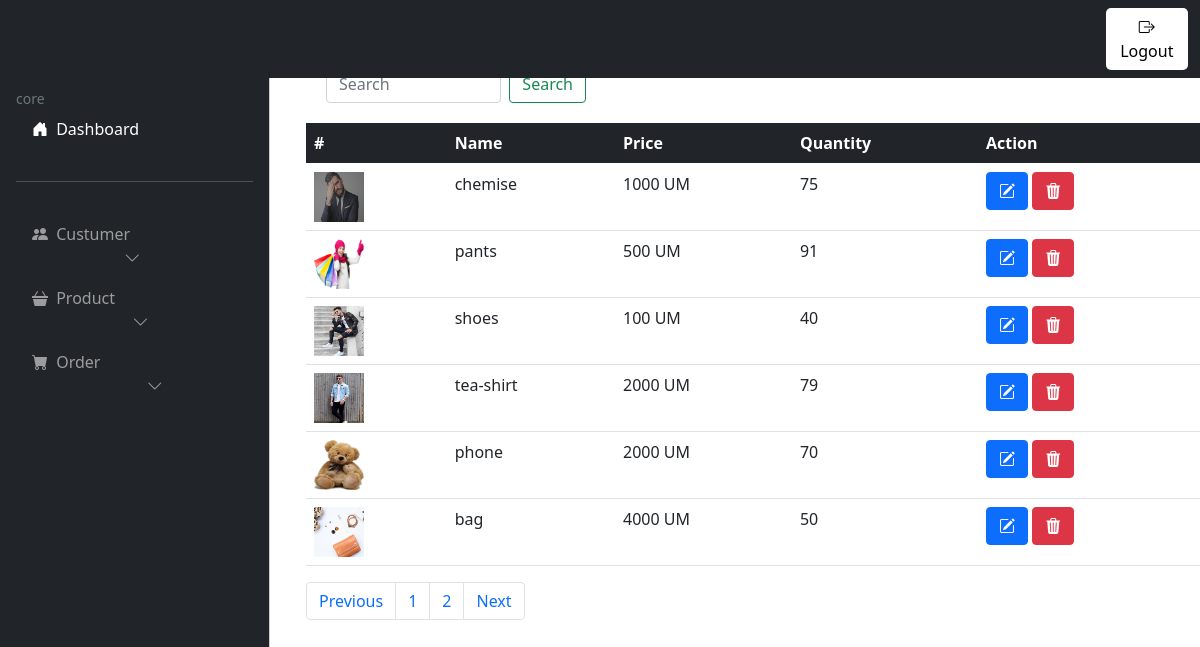
/Display-Product.php (signed in), run on the app's committed database.
### tables this page shows
CREATE TABLE IF NOT EXISTS `product` (
  `id` int NOT NULL AUTO_INCREMENT,
  `nom` varchar(100) NOT NULL,
  `price` varchar(100) NOT NULL,
  `quantite` varchar(100) NOT NULL,
  `images` varchar(150) NOT NULL,
  PRIMARY KEY (`id`)
);

### Display-Product.php (the view, shortened to what this page needs)
<?php require "navbar.php"?>
<head>
</head>
    <div class="col-lg-9">
          <div class="container">
              <form class="d-fle" Action="Display-Product.php" method="post">
                      <input class="form-control me-2" name="search" type="search" placeholder="Search" aria-label="Search">
                      <button class="btn btn-outline-success" name="submit" type="submit">Search</button>
                    </form>
              <table class="table">
                <thead class="table-dark">
                  <tr>
                    <th scope="col">#</th>
                    <th scope="col">Name</th>
                    <th scope="col">Price</th>
                    <th scope="col">Quantity</th>
                    <th scope="col">Action</th>
                  </tr>
                </thead>
                <tbody>
                  <?php
                  require "controller/connect.php";
                  if(isset($_POST['submit'])){
                      $search=$_POST['search'];
                      $req="SELECT*FROM product WHERE nom LIKE '%$search%'";
                      $res=$conx->query($req);
                      if($row=$res->fetch_assoc()){
                          ?>
                        <tr>
                  <td><img src="<?=$row['images']?>" alt="" width="50px" height="50px"></td>
                    <td><?=$row['nom']?></td>
                    <td><?=$row['price']?> UM</td>
                    <td><?=$row['quantite']?></td>
                    <td>
                    <a class="btn btn-primary" href="edit-product.php?id=<?=$row['id']?>"><i class="bi bi-pencil-square"></i></a>
                    <a class="btn btn-danger" onclick="confirmdelet(<?= $row['id'] ?>)"><i class="bi bi-trash3-fill"></i></a>
                  </td>
                  </tr>
                      <?php
                      }
                  }else{
                  $star= 0;
                  $end=6;
                  $r=$conx->query("SELECT*FROM product ");
                  $nb = $r->num_rows;
                  $page=ceil($nb/$end);
                  $req="SELECT*FROM product LIMIT $star,$end";
                  $res=$conx->query($req);
                  while($row=$res->fetch_assoc()){
                  ?>
                  <tr>
                  <td><img src="<?=$row['images']?>" alt="" width="50px" height="50px"></td>
                    <td><?=$row['nom']?></td>
                    <td><?=$row['price']?> UM</td>
                    <td><?=$row['quantite']?></td>
                    <td>
                    <a class="btn btn-primary" href="edit-product.php?id=<?=$row['id']?>"><i class="bi bi-pencil-square"></i></a>
                    <a class="btn btn-danger" onclick="confirmdelet(<?= $row['id'] ?>)"><i class="bi bi-trash3-fill"></i></a>
                  </td>
                  </tr>
                  <?php }} ?>
                </tbody>
              </table>
          </div>
          <nav aria-label="Page navigation example ">
  <ul class="pagination k">
  <?php if(isset($_GET["page-nr"]) && $_GET["page-nr"]>1){
      ?>
      <li class="page-item"><a class="page-link" href="?page-nr=<?= $_GET["page-nr"]-1 ?>">Previous</a></li>
  <?php
    }else{
      ?>
    <li class="page-item"><a class="page-link" href="#">Previous</a></li>
   <?php }
 ?>
    <?php
    for($i=1;$i<=$page;$i++){?>
      <li class="page-item"><a class="page-link" href="?page-nr=<?= $i ?>"><?= $i ?></a></li>
      <?php }
     ?>
    <?php if(!isset($_GET["page-nr"])){
      ?>
      <li class="page-item"><a class="page-link" href="?page-nr=2">Next</a></li>
  <?php
    }else{
      if($_GET["page-nr"]>=$page){
      ?>
    <li class="page-item"><a class="page-link" href="#">Next</a></li>
    <?php }else{
    ?>
      <li class="page-item"><a class="page-link" href="?page-nr=<?= $_GET["page-nr"] + 1 ?>">Next</a></li>
   <?php }}
 ?>
  </ul>
</nav>
</div>
</div>
</body>
</html>

### navbar.php (shortened to what this page needs)
<!DOCTYPE html>
<html lang="en">
<head>
    <link href="https://cdn.jsdelivr.net/npm/bootstrap@5.0.2/dist/css/bootstrap.min.css" rel="stylesheet">
    <link rel="stylesheet" href="https://cdn.jsdelivr.net/npm/bootstrap-icons@1.11.3/font/bootstrap-icons.min.css">
    <link rel="stylesheet" href="css/styles.css">
</head>
<body>
<nav class="navbar navbar-expand-lg navbar-dark bg-dark nv" >
  <div class="container-fluid">
    <div class="collapse navbar-collapse" id="navbarSupportedContent">
      <form class="d-flex fl">
        <button class="bt" onclick="confirmLogout(event)"><i class="bi bi-box-arrow-right"></i>Logout</button>
      </form>
    </div>
  </div>
</nav>
<div class="row">
      <div class="col-lg-3">
            <div class="offcanvas offcanvas-start bg-dark text-white bar "  tabindex="-1" id="offcanvasExample" aria-labelledby="offcanvasExampleLabel" >
              <div class="offcanvas-body">
                <nav class="navbar-dark">
                  <ul class="navbar-nav">
                    <li>
                      <div class="text-muted small">core</div>
                    </li>
                    <li>
                      <a href="home.php" class="nav-link px-3 active">
                        <span class="me-1"><i class="bi bi-house-door-fill"></i></span>
                        <span>Dashboard</span>
                      </a>
                    </li>
                    <li class="my-4">
                      <hr class="dropdown-divider"/>
                    </li>
                    <li>
                      <a class="nav-link sidebar-link px-3" data-bs-toggle="collapse" href="#collapseExample" role="button" aria-expanded="false" aria-controls="collapseExample">
                        <span class="me-1"><i class="bi bi-people-fill"></i></span>
                        <span class="">Custumer</span>
                        <span class="cs" ><i class="bi bi-chevron-down"></i></span>
                      </a>
                    </li>
                    <li>
                      <a href="#cp" data-bs-toggle="collapse" class="nav-link mx-3">
                        <span><i class="bi bi-basket3-fill"></i></span>
                        <span class="mx-1">Product</span>
                        <span class="cp"><i class="bi bi-chevron-down"></i></span>
                      </a>
                    </li>
                    <li>
                      <a href="#co" class="nav-link mx-3" data-bs-toggle="collapse">
                        <span><i class="bi bi-cart-fill"></i></span>
                        <span class="mx-1">Order</span>
                        <span class="co"><i class="bi bi-chevron-down"></i></span>
                      </a>
                    </li>
                  </ul>
                </nav>
              </div>
            </div>
      </div>

### css/styles.css (style rules this page uses)
.bt { background: white; color: black; border: none; border-radius: 5px; padding: 7px; }
.fl { margin-left: 93%; }
:root { --Offcanvas-width:270px; --topheight:9%; }
.bar { width: var(--Offcanvas-width); }
@media (min-width:992px) { body { overflow: auto !important; } }
@media (min-width:992px) { .bar { transform: none; visibility: visible !important; top:var(--topheight); height: calc(100% - var(--topheight)); } }
.bg-dark { background-color: #212529 !important; }
.nv { position: fixed; width: 100%; visibility: visible !important; z-index: 1000; }
.cs { display: inline-flex; margin-left: 45%; }
.cp { margin-left: 49%; }
.co { margin-left: 56%; }

### Display-Product.php (style rules this page uses)
.container { margin-top: 5%; padding: 0%; }
.d-fle { padding: 20px; width: 300px; display: flex; }

### data on the page
product: images (picture), nom "chemise", price "1000", quantite "75"
product: images (picture), nom "pants", price "500", quantite "91"
product: images (picture), nom "shoes", price "100", quantite "40"
product: images (picture), nom "tea-shirt", price "2000", quantite "79"
product: images (picture), nom "phone", price "2000", quantite "70"
product: images (picture), nom "bag", price "4000", quantite "50"
